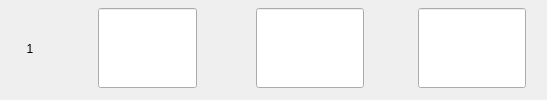
                    <widget class="QWidget" name="widget_11" native="true">
                     <property name="styleSheet">
                      <string notr="true">#widget_11
{
	border: none;
	border-bottom: 1px solid #ffffff;
}</string>
                     </property>
                     <layout class="QHBoxLayout" name="horizontalLayout_9" stretch="0,1,1,1">
                      <property name="spacing">
                       <number>12</number>
                      </property>
                      <property name="leftMargin">
                       <number>0</number>
                      </property>
                      <property name="topMargin">
                       <number>0</number>
                      </property>
                      <property name="rightMargin">
                       <number>0</number>
                      </property>
                      <property name="bottomMargin">
                       <number>3</number>
                      </property>
                      <item>
                       <widget class="QLabel" name="label_25">
                        <property name="minimumSize">
                         <size>
                          <width>60</width>
                          <height>0</height>
                         </size>
                        </property>
                        <property name="maximumSize">
                         <size>
                          <width>60</width>
                          <height>16777215</height>
                         </size>
                        </property>
                        <property name="text">
                         <string>1</string>
                        </property>
                        <property name="alignment">
                         <set>Qt::AlignCenter</set>
                        </property>
                       </widget>
                      </item>
                      <item>
                       <widget class="QWidget" name="widget_12" native="true">
                        <layout class="QHBoxLayout" name="horizontalLayout_6">
                         <property name="spacing">
                          <number>0</number>
                         </property>
                         <property name="leftMargin">
                          <number>0</number>
                         </property>
                         <property name="topMargin">
                          <number>0</number>
                         </property>
                         <property name="rightMargin">
                          <number>0</number>
                         </property>
                         <property name="bottomMargin">
                          <number>0</number>
                         </property>
                         <item>
                          <spacer name="horizontalSpacer_3">
                           <property name="orientation">
                            <enum>Qt::Horizontal</enum>
                           </property>
                           <property name="sizeHint" stdset="0">
                            <size>
                             <width>34</width>
                             <height>20</height>
                            </size>
                           </property>
                          </spacer>
                         </item>
                         <item>
                          <widget class="QLineEdit" name="lblHCD1">
                           <property name="sizePolicy">
                            <sizepolicy hsizetype="Expanding" vsizetype="Preferred">
                             <horstretch>0</horstretch>
                             <verstretch>0</verstretch>
                            </sizepolicy>
                           </property>
                           <property name="maximumSize">
                            <size>
                             <width>200</width>
                             <height>80</height>
                            </size>
                           </property>
                           <property name="alignment">
                            <set>Qt::AlignCenter</set>
                           </property>
                          </widget>
                         </item>
                         <item>
                          <spacer name="horizontalSpacer_4">
                           <property name="orientation">
                            <enum>Qt::Horizontal</enum>
                           </property>
                           <property name="sizeHint" stdset="0">
                            <size>
                             <width>33</width>
                             <height>20</height>
                            </size>
                           </property>
                          </spacer>
                         </item>
                        </layout>
                       </widget>
                      </item>
                      <item>
                       <widget class="QWidget" name="widget_13" native="true">
                        <layout class="QHBoxLayout" name="horizontalLayout_7">
                         <property name="spacing">
                          <number>0</number>
                         </property>
                         <property name="leftMargin">
                          <number>0</number>
                         </property>
                         <property name="topMargin">
                          <number>0</number>
                         </property>
                         <property name="rightMargin">
                          <number>0</number>
                         </property>
                         <property name="bottomMargin">
                          <number>0</number>
                         </property>
                         <item>
                          <spacer name="horizontalSpacer_5">
                           <property name="orientation">
                            <enum>Qt::Horizontal</enum>
                           </property>
                           <property name="sizeHint" stdset="0">
                            <size>
                             <width>15</width>
                             <height>20</height>
                            </size>
                           </property>
                          </spacer>
                         </item>
                         <item>
                          <widget class="QLineEdit" name="lblFreq1">
                           <property name="sizePolicy">
                            <sizepolicy hsizetype="Expanding" vsizetype="Preferred">
                             <horstretch>0</horstretch>
                             <verstretch>0</verstretch>
                            </sizepolicy>
                           </property>
                           <property name="maximumSize">
                            <size>
                             <width>200</width>
                             <height>80</height>
                            </size>
                           </property>
                           <property name="alignment">
                            <set>Qt::AlignCenter</set>
                           </property>
                          </widget>
                         </item>
                         <item>
                          <spacer name="horizontalSpacer_6">
                           <property name="orientation">
                            <enum>Qt::Horizontal</enum>
                           </property>
                           <property name="sizeHint" stdset="0">
                            <size>
                             <width>15</width>
                             <height>20</height>
                            </size>
                           </property>
                          </spacer>
                         </item>
                        </layout>
                       </widget>
                      </item>
                      <item>
                       <widget class="QWidget" name="widget_14" native="true">
                        <layout class="QHBoxLayout" name="horizontalLayout_8">
                         <property name="spacing">
                          <number>0</number>
                         </property>
                         <property name="leftMargin">
                          <number>0</number>
                         </property>
                         <property name="topMargin">
                          <number>0</number>
                         </property>
                         <property name="rightMargin">
                          <number>0</number>
                         </property>
                         <property name="bottomMargin">
                          <number>0</number>
                         </property>
                         <item>
                          <spacer name="horizontalSpacer_7">
                           <property name="orientation">
                            <enum>Qt::Horizontal</enum>
                           </property>
                           <property name="sizeHint" stdset="0">
                            <size>
                             <width>15</width>
                             <height>20</height>
                            </size>
                           </property>
                          </spacer>
                         </item>
                         <item>
                          <widget class="QLineEdit" name="lblDelay1">
                           <property name="sizePolicy">
                            <sizepolicy hsizetype="Expanding" vsizetype="Preferred">
                             <horstretch>0</horstretch>
                             <verstretch>0</verstretch>
                            </sizepolicy>
                           </property>
                           <property name="maximumSize">
                            <size>
                             <width>200</width>
                             <height>80</height>
                            </size>
                           </property>
                           <property name="alignment">
                            <set>Qt::AlignCenter</set>
                           </property>
                          </widget>
                         </item>
                         <item>
                          <spacer name="horizontalSpacer_8">
                           <property name="orientation">
                            <enum>Qt::Horizontal</enum>
                           </property>
                           <property name="sizeHint" stdset="0">
                            <size>
                             <width>15</width>
                             <height>20</height>
                            </size>
                           </property>
                          </spacer>
                         </item>
                        </layout>
                       </widget>
                      </item>
                     </layout>
                    </widget>
